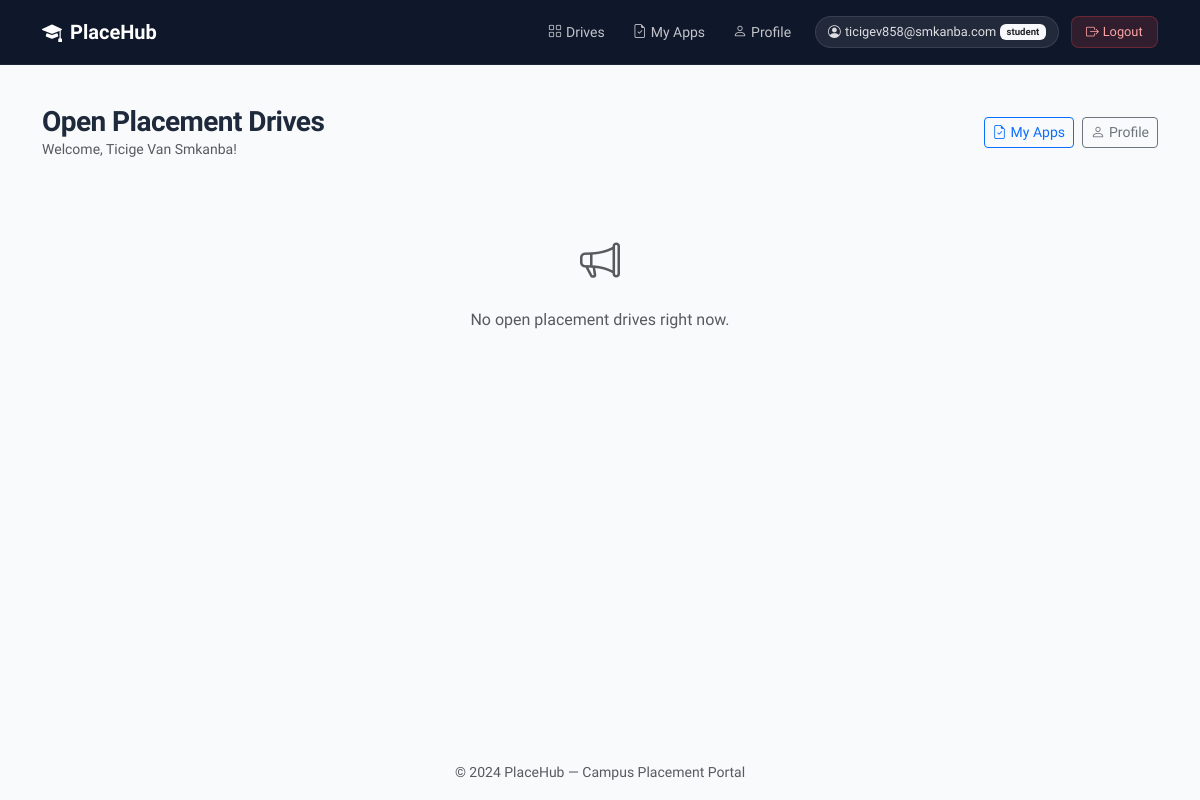
The page /student/dashboard (signed in) on the database its author committed.
### models.py (models this page shows)
class User(UserMixin, db.Model):
    __tablename__ = 'users'
    id = db.Column(db.Integer, primary_key=True)
    email = db.Column(db.String(150), unique=True, nullable=False)
    password = db.Column(db.String(256), nullable=False)
    role = db.Column(db.String(20), nullable=False)  # admin, company, student
    is_active = db.Column(db.Boolean, default=True)
    created_at = db.Column(db.DateTime, default=datetime.utcnow)
    company = db.relationship('Company', back_populates='user', uselist=False)
    student = db.relationship('Student', back_populates='user', uselist=False)

class Student(db.Model):
    __tablename__ = 'students'
    id = db.Column(db.Integer, primary_key=True)
    user_id = db.Column(db.Integer, db.ForeignKey('users.id'), unique=True, nullable=False)
    full_name = db.Column(db.String(150), nullable=False)
    roll_number = db.Column(db.String(50), unique=True)
    branch = db.Column(db.String(100))
    year_of_passing = db.Column(db.Integer)
    cgpa = db.Column(db.Float)
    phone = db.Column(db.String(20))
    skills = db.Column(db.Text)
    resume_filename = db.Column(db.String(200))
    created_at = db.Column(db.DateTime, default=datetime.utcnow)
    user = db.relationship('User', back_populates='student')
    applications = db.relationship('Application', back_populates='student', cascade='all, delete-orphan')

### app.py (the view)
@app.route('/student/dashboard')
@login_required
@student_required
def student_dashboard():
    student = current_user.student
    if not student:
        flash('Student profile not found.', 'danger')
        return redirect(url_for('logout'))
    today = date.today()
    available_drives = PlacementDrive.query.filter_by(is_approved=True)\
        .filter((PlacementDrive.last_date_apply == None) | (PlacementDrive.last_date_apply >= today))\
        .order_by(PlacementDrive.created_at.desc()).all()
    applied_drive_ids = {a.drive_id for a in student.applications}
    return render_template('student/dashboard.html', student=student, drives=available_drives, applied_drive_ids=applied_drive_ids)

### app.py (called while the page is built)
@login_manager.user_loader
def load_user(user_id):
    return User.query.get(int(user_id))

def student_required(f):
    @wraps(f)
    def decorated(*args, **kwargs):
        if not current_user.is_authenticated or current_user.role != 'student':
            abort(403)
        return f(*args, **kwargs)
    return decorated

### templates/student/dashboard.html (shortened to what this page needs)
{% extends "base.html" %}
{% block content %}
<div class="d-flex justify-content-between align-items-center mb-4"><div><h3 class="fw-bold mb-0">Open Placement Drives</h3><p class="text-muted small mb-0">Welcome, {{ student.full_name }}!</p></div><div class="d-flex gap-2"><a href="{{ url_for('student_applications') }}" class="btn btn-outline-primary btn-sm"><i class="bi bi-file-earmark-check me-1"></i>My Apps</a><a href="{{ url_for('student_profile') }}" class="btn btn-outline-secondary btn-sm"><i class="bi bi-person me-1"></i>Profile</a></div></div>
{% if drives %}<div class="row g-3">{% for drive in drives %}<div class="col-md-6 col-lg-4"><div class="pp-drive-card {% if drive.id in applied_drive_ids %}pp-drive-applied{% endif %}"><div class="pp-drive-company">{{ drive.company.name }}</div><h5 class="pp-drive-title">{{ drive.title }}</h5><p class="pp-drive-role"><i class="bi bi-briefcase me-1"></i>{{ drive.job_role }}</p><div class="pp-drive-meta">{% if drive.package %}<span class="pp-meta-chip pp-chip-green"><i class="bi bi-currency-rupee"></i>{{ drive.package }}</span>{% endif %}{% if drive.location %}<span class="pp-meta-chip pp-chip-blue"><i class="bi bi-geo-alt"></i>{{ drive.location }}</span>{% endif %}{% if drive.min_cgpa %}<span class="pp-meta-chip pp-chip-orange"><i class="bi bi-bar-chart"></i>Min {{ drive.min_cgpa }}</span>{% endif %}</div>{% if drive.last_date_apply %}<p class="small text-muted mt-2 mb-0"><i class="bi bi-calendar-event me-1"></i>Last date: {{ drive.last_date_apply.strftime('%d %b %Y') }}</p>{% endif %}<div class="mt-3 d-flex gap-2"><a href="{{ url_for('drive_detail', drive_id=drive.id) }}" class="btn btn-sm btn-outline-secondary flex-grow-1">Details</a>{% if drive.id in applied_drive_ids %}<span class="btn btn-sm pp-btn-applied flex-grow-1" disabled>Applied</span>{% else %}<form method="POST" action="{{ url_for('apply_drive', drive_id=drive.id) }}" class="flex-grow-1"><button type="submit" class="btn btn-sm pp-btn-primary w-100">Apply</button></form>{% endif %}</div></div></div>{% endfor %}</div>{% else %}<div class="text-center py-5"><i class="bi bi-megaphone fs-1 text-muted d-block mb-3"></i><p class="text-muted">No open placement drives right now.</p></div>{% endif %}
{% endblock %}

### templates/base.html (shortened to what this page needs)
<!DOCTYPE html>
<html lang="en">
<head>
  <link href="https://cdn.jsdelivr.net/npm/bootstrap@5.3.0/dist/css/bootstrap.min.css" rel="stylesheet">
  <link href="https://cdn.jsdelivr.net/npm/bootstrap-icons@1.11.0/font/bootstrap-icons.css" rel="stylesheet">
  <link rel="stylesheet" href="{{ url_for('static', filename='css/style.css') }}">
</head>
<body>
<nav class="navbar navbar-expand-lg navbar-dark pp-navbar">
  <div class="container">
    <a class="navbar-brand pp-brand" href="{{ url_for('index') }}">
      <i class="bi bi-mortarboard-fill me-2"></i>PlaceHub
    </a>
    <div class="collapse navbar-collapse" id="navMenu">
      <ul class="navbar-nav ms-auto align-items-lg-center gap-lg-1">
        {% if current_user.is_authenticated %}
          {% if current_user.role == 'student' %}
            <li class="nav-item"><a class="nav-link" href="{{ url_for('student_dashboard') }}"><i class="bi bi-grid me-1"></i>Drives</a></li>
            <li class="nav-item"><a class="nav-link" href="{{ url_for('student_applications') }}"><i class="bi bi-file-earmark-check me-1"></i>My Apps</a></li>
            <li class="nav-item"><a class="nav-link" href="{{ url_for('student_profile') }}"><i class="bi bi-person me-1"></i>Profile</a></li>
          {% endif %}
          <li class="nav-item ms-lg-2"><span class="pp-role-badge"><i class="bi bi-person-circle me-1"></i>{{ current_user.email | truncate(22) }} <span class="badge bg-light text-dark ms-1">{{ current_user.role }}</span></span></li>
          <li class="nav-item"><a class="btn pp-btn-logout ms-2" href="{{ url_for('logout') }}"><i class="bi bi-box-arrow-right me-1"></i>Logout</a></li>
        {% else %}
          <li class="nav-item"><a class="nav-link" href="{{ url_for('login') }}">Login</a></li>
          <li class="nav-item"><a class="nav-link" href="{{ url_for('register_student') }}">Student Register</a></li>
          <li class="nav-item"><a class="nav-link" href="{{ url_for('register_company') }}">Company Register</a></li>
        {% endif %}
      </ul>
    </div>
  </div>
</nav>
<main class="container py-4">{% block content %}{% endblock %}</main>
<footer class="pp-footer mt-auto py-3"><div class="container text-center"><span class="text-muted small">© 2024 PlaceHub &mdash; Campus Placement Portal</span></div></footer>
</body>
</html>

### static/css/style.css (style rules this page uses)
:root { --pp-primary: #2563eb; --pp-primary-dk: #1d4ed8; --pp-accent: #f59e0b; --pp-green: #10b981; --pp-red: #ef4444; --pp-purple: #8b5cf6; --pp-bg: #f8fafc; --pp-card-bg: #ffffff; --pp-border: #e2e8f0; --pp-text: #1e293b; --pp-muted: #64748b; --pp-navbar-bg: #0f172a; --pp-radius: 12px; --pp-shadow: 0 1px 3px rgba(0,0,0,.08), 0 4px 16px rgba(0,0,0,.06); }
*, *::before, *::after { box-sizing: border-box; }
body { font-family: 'Sora', sans-serif; background: var(--pp-bg); color: var(--pp-text); min-height: 100vh; display: flex; flex-direction: column; }
main { flex: 1; }
h1,h2,h3,h4,h5,h6 { font-family: 'Sora', sans-serif; letter-spacing: -.02em; }
.pp-navbar { background: var(--pp-navbar-bg); border-bottom: 1px solid rgba(255,255,255,.06); padding: .75rem 0; }
.pp-brand { font-weight: 700; font-size: 1.25rem; color: #fff !important; }
.pp-navbar .nav-link { color: rgba(255,255,255,.75) !important; font-size: .875rem; font-weight: 500; padding: .4rem .75rem !important; border-radius: 8px; transition: background .15s; }
.pp-role-badge { display: inline-flex; align-items: center; background: rgba(255,255,255,.08); color: rgba(255,255,255,.85); font-size: .8rem; padding: .35rem .75rem; border-radius: 20px; border: 1px solid rgba(255,255,255,.1); }
.pp-btn-logout { background: rgba(239,68,68,.15); color: #fca5a5 !important; border: 1px solid rgba(239,68,68,.3); font-size: .8rem; padding: .35rem .9rem; border-radius: 8px; text-decoration: none; transition: background .15s; }

### rows shown on the page
User: email "ticigev858@smkanba.com", role "student"
Student: full_name "Ticige Van Smkanba"
